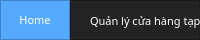
     <widget class="QFrame" name="Top_Bar">
      <property name="maximumSize">
       <size>
        <width>16777215</width>
        <height>40</height>
       </size>
      </property>
      <property name="styleSheet">
       <string notr="true">background-color: rgb(35, 35, 35);</string>
      </property>
      <property name="frameShape">
       <enum>QFrame::NoFrame</enum>
      </property>
      <property name="frameShadow">
       <enum>QFrame::Raised</enum>
      </property>
      <layout class="QHBoxLayout" name="horizontalLayout">
       <property name="spacing">
        <number>0</number>
       </property>
       <property name="leftMargin">
        <number>0</number>
       </property>
       <property name="topMargin">
        <number>0</number>
       </property>
       <property name="rightMargin">
        <number>0</number>
       </property>
       <property name="bottomMargin">
        <number>0</number>
       </property>
       <item>
        <widget class="QFrame" name="frame_toggle">
         <property name="maximumSize">
          <size>
           <width>70</width>
           <height>40</height>
          </size>
         </property>
         <property name="styleSheet">
          <string notr="true">background-color: rgb(85, 170, 255);</string>
         </property>
         <property name="frameShape">
          <enum>QFrame::StyledPanel</enum>
         </property>
         <property name="frameShadow">
          <enum>QFrame::Raised</enum>
         </property>
         <layout class="QVBoxLayout" name="verticalLayout_2">
          <property name="spacing">
           <number>0</number>
          </property>
          <property name="leftMargin">
           <number>0</number>
          </property>
          <property name="topMargin">
           <number>0</number>
          </property>
          <property name="rightMargin">
           <number>0</number>
          </property>
          <property name="bottomMargin">
           <number>0</number>
          </property>
          <item>
           <widget class="QPushButton" name="Btn_Toggle">
            <property name="sizePolicy">
             <sizepolicy hsizetype="Expanding" vsizetype="Expanding">
              <horstretch>0</horstretch>
              <verstretch>0</verstretch>
             </sizepolicy>
            </property>
            <property name="font">
             <font>
              <family>Shopee Display Black</family>
              <pointsize>8</pointsize>
              <weight>10</weight>
              <italic>false</italic>
              <bold>false</bold>
             </font>
            </property>
            <property name="styleSheet">
             <string notr="true">color: rgb(255, 255, 255);
border: 0px solid;</string>
            </property>
            <property name="text">
             <string>Home</string>
            </property>
           </widget>
          </item>
         </layout>
        </widget>
       </item>
       <item>
        <widget class="QFrame" name="frame_top">
         <property name="frameShape">
          <enum>QFrame::StyledPanel</enum>
         </property>
         <property name="frameShadow">
          <enum>QFrame::Raised</enum>
         </property>
         <widget class="QLabel" name="label_3">
          <property name="geometry">
           <rect>
            <x>20</x>
            <y>10</y>
            <width>671</width>
            <height>21</height>
           </rect>
          </property>
          <property name="font">
           <font>
            <family>Shopee Display Black</family>
            <pointsize>8</pointsize>
            <weight>10</weight>
            <italic>false</italic>
            <bold>false</bold>
           </font>
          </property>
          <property name="styleSheet">
           <string notr="true">color: rgb(255, 255, 255);</string>
          </property>
          <property name="text">
           <string>Quản lý cửa hàng tạp hóa</string>
          </property>
         </widget>
        </widget>
       </item>
      </layout>
     </widget>
